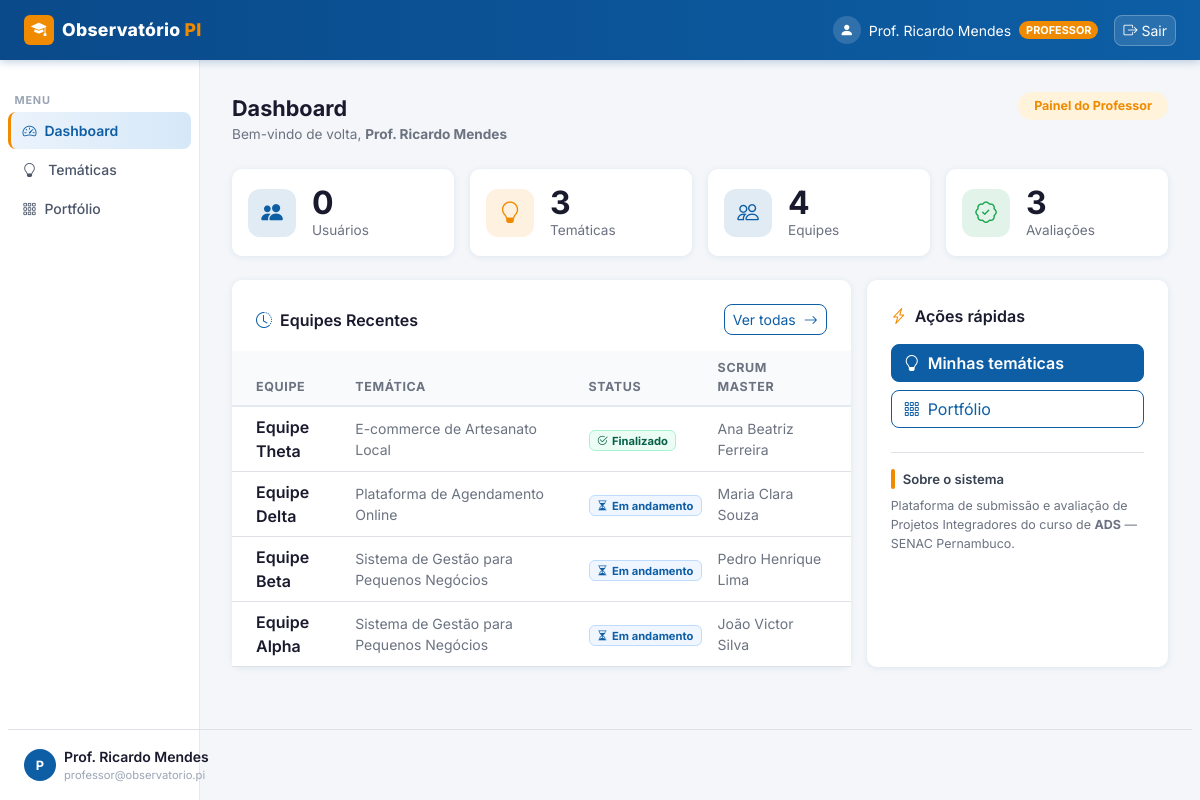
The app's page /dashboard (signed in) with its own data.
### observatorio_pi/app/models/user.py (models this page shows)
class User(Base):
    __tablename__ = "users"
    id           = Column(Integer, primary_key=True, index=True)
    nome         = Column(String, nullable=False)
    email        = Column(String, unique=True, index=True, nullable=False)
    senha_hash   = Column(String, nullable=False)
    tipo         = Column(String, default="ALUNO", nullable=False)
    ativo        = Column(Boolean, default=True, nullable=False)
    bio          = Column(Text, default="")          # apresentação pessoal
    linkedin     = Column(String, default="")        # URL LinkedIn
    github       = Column(String, default="")        # URL GitHub
    portfolio_url= Column(String, default="")        # site/portfolio pessoal
    area_interesse = Column(String, default="")      # ex: "Backend, IA, Mobile"
    cidade       = Column(String, default="")        # localização
    telefone     = Column(String, default="")        # contato para empresas

### observatorio_pi/app/models/project.py (models this page shows)
class Equipe(Base):
    __tablename__ = "equipes"
    id              = Column(Integer, primary_key=True, index=True)
    nome            = Column(String, nullable=False)          # ex: "Equipe Alpha"
    tematica_id     = Column(Integer, ForeignKey("tematicas.id"), nullable=False)
    scrum_master_id = Column(Integer, ForeignKey("users.id"), nullable=True)  # aluno líder
    status          = Column(String, default="EM_ANDAMENTO")  # EM_ANDAMENTO, FINALIZADO
    criado_em       = Column(DateTime, default=lambda: datetime.now(timezone.utc))
    tematica        = relationship("Tematica", back_populates="equipes")
    scrum_master    = relationship("User", foreign_keys=[scrum_master_id])
    membros         = relationship("EquipeMembro", back_populates="equipe", cascade="all, delete-orphan")
    entregas        = relationship("EntregaProjeto", back_populates="equipe", cascade="all, delete-orphan")
    avaliacoes      = relationship("Avaliacao", back_populates="equipe", cascade="all, delete-orphan")

class Tematica(Base):
    __tablename__ = "tematicas"
    id              = Column(Integer, primary_key=True, index=True)
    titulo          = Column(String, nullable=False)
    descricao       = Column(Text, default="")
    turma_id        = Column(Integer, ForeignKey("turmas.id"), nullable=False)
    professor_id    = Column(Integer, ForeignKey("users.id"), nullable=True)   # professor responsável
    status          = Column(String, default="ABERTA")  # ABERTA, EM_ANDAMENTO, CONCLUIDA
    criado_em       = Column(DateTime, default=lambda: datetime.now(timezone.utc))
    atualizado_em   = Column(DateTime, default=lambda: datetime.now(timezone.utc))
    turma           = relationship("Turma", back_populates="tematicas")
    professor       = relationship("User", foreign_keys=[professor_id])
    equipes         = relationship("Equipe", back_populates="tematica", cascade="all, delete-orphan")

### observatorio_pi/app/main.py (the view)
@app.get("/dashboard", response_class=HTMLResponse)
def dashboard(request: Request, db: Session = Depends(get_db)):
    usuario = get_usuario_logado(request, db)
    if not usuario:
        return RedirectResponse(url="/", status_code=303)
    ctx = {"request": request, "usuario": usuario, "active_page": "dashboard",
           "total_usuarios": 0, "total_tematicas": 0, "total_equipes": 0,
           "total_avaliadas": 0, "equipes_recentes": []}
    if usuario.tipo in ("ADMIN", "COORDENADOR"):
        ctx["total_usuarios"]  = db.query(User).count()
        ctx["total_tematicas"] = db.query(Tematica).count()
        ctx["total_equipes"]   = db.query(Equipe).count()
        ctx["total_avaliadas"] = db.query(Avaliacao).count()
        ctx["equipes_recentes"] = db.query(Equipe).order_by(Equipe.criado_em.desc()).limit(5).all()
    elif usuario.tipo == "PROFESSOR":
        tematica_ids = [t.id for t in db.query(Tematica).filter(Tematica.professor_id == usuario.id).all()]
        ctx["total_tematicas"] = len(tematica_ids)
        ctx["total_equipes"]   = db.query(Equipe).filter(Equipe.tematica_id.in_(tematica_ids)).count() if tematica_ids else 0
        ctx["total_avaliadas"] = db.query(Avaliacao).filter(Avaliacao.professor_id == usuario.id).count()
        ctx["equipes_recentes"] = (
            db.query(Equipe).filter(Equipe.tematica_id.in_(tematica_ids))
            .order_by(Equipe.criado_em.desc()).limit(5).all()
        ) if tematica_ids else []
    elif usuario.tipo == "ALUNO":
        equipes = _equipes_do_aluno(db, usuario.id)
        ctx["total_equipes"]   = len(equipes)
        ctx["total_tematicas"] = len(set(e.tematica_id for e in equipes))
        ctx["equipes_recentes"] = equipes[:5]
    elif usuario.tipo == "EMPRESA":
        ctx["total_tematicas"] = db.query(Tematica).count()
        ctx["total_equipes"]   = db.query(Equipe).count()
    return templates.TemplateResponse("dashboard.html", ctx)

### observatorio_pi/app/templates/dashboard.html (shortened to what this page needs)
{% extends "base_auth.html" %}
{% block content %}
<div class="d-flex justify-content-between align-items-start mb-4">
    <div>
        <div class="page-title">Dashboard</div>
        <div class="page-subtitle">Bem-vindo de volta, <strong>{{ usuario.nome }}</strong></div>
    </div>
    <span class="badge rounded-pill px-3 py-2" style="background:var(--senac-orange-light);color:var(--senac-orange);font-weight:700;font-size:.78rem;">
        {% if usuario.tipo == 'ALUNO' %}Painel do Aluno
        {% elif usuario.tipo == 'PROFESSOR' %}Painel do Professor
        {% elif usuario.tipo in ('ADMIN','COORDENADOR') %}Painel Administrativo
        {% else %}Painel da Empresa{% endif %}
    </span>
</div>
<div class="row g-3 mb-4">
    {% if usuario.tipo in ('ADMIN','COORDENADOR','PROFESSOR') %}
    <div class="col-sm-6 col-xl-3">
        <div class="card p-3 h-100">
            <div class="d-flex align-items-center gap-3">
                <div class="stat-card-icon blue"><i class="bi bi-people-fill"></i></div>
                <div><div class="fs-2 fw-bold" style="color:#1a1a2e;line-height:1.1;">{{ total_usuarios }}</div><div class="page-subtitle">Usuários</div></div>
            </div>
        </div>
    </div>
    {% endif %}
    <div class="col-sm-6 col-xl-3">
        <div class="card p-3 h-100">
            <div class="d-flex align-items-center gap-3">
                <div class="stat-card-icon orange"><i class="bi bi-lightbulb"></i></div>
                <div><div class="fs-2 fw-bold" style="color:#1a1a2e;line-height:1.1;">{{ total_tematicas }}</div><div class="page-subtitle">Temáticas</div></div>
            </div>
        </div>
    </div>
    <div class="col-sm-6 col-xl-3">
        <div class="card p-3 h-100">
            <div class="d-flex align-items-center gap-3">
                <div class="stat-card-icon blue"><i class="bi bi-people"></i></div>
                <div><div class="fs-2 fw-bold" style="color:#1a1a2e;line-height:1.1;">{{ total_equipes }}</div><div class="page-subtitle">Equipes</div></div>
            </div>
        </div>
    </div>
    <div class="col-sm-6 col-xl-3">
        <div class="card p-3 h-100">
            <div class="d-flex align-items-center gap-3">
                <div class="stat-card-icon green"><i class="bi bi-patch-check"></i></div>
                <div><div class="fs-2 fw-bold" style="color:#1a1a2e;line-height:1.1;">{{ total_avaliadas }}</div><div class="page-subtitle">Avaliações</div></div>
            </div>
        </div>
    </div>
</div>
<div class="row g-3">
    <div class="col-lg-8">
        <div class="card h-100">
            <div class="d-flex justify-content-between align-items-center px-4 pt-4 pb-3">
                <div class="fw-semibold" style="color:#1a1a2e;"><i class="bi bi-clock-history me-2" style="color:var(--senac-blue);"></i>Equipes Recentes</div>
                <a href="/tematicas" class="btn btn-outline-primary btn-sm" style="border-radius:8px;">Ver todas <i class="bi bi-arrow-right ms-1"></i></a>
            </div>
            {% if equipes_recentes %}
            <div class="table-responsive">
                <table class="table table-hover align-middle mb-0">
                    <thead><tr><th class="ps-4">Equipe</th><th>Temática</th><th>Status</th><th class="pe-4">Scrum Master</th></tr></thead>
                    <tbody>
                        {% for eq in equipes_recentes %}
                        <tr style="cursor:pointer;" onclick="window.location='/equipes/{{ eq.id }}'">
                            <td class="ps-4 fw-semibold" style="color:#1a1a2e;">{{ eq.nome }}</td>
                            <td class="small" style="color:#6b7280;">{{ eq.tematica.titulo[:40] if eq.tematica else '—' }}</td>
                            <td>
                                {% if eq.status == 'FINALIZADO' %}
                                <span class="badge" style="background:#ecfdf5;color:#065f46;border:1px solid #a7f3d0;font-size:.7rem;"><i class="bi bi-check2-circle me-1"></i>Finalizado</span>
                                {% else %}
                                <span class="badge" style="background:#eff6ff;color:var(--senac-blue);border:1px solid #bfdbfe;font-size:.7rem;"><i class="bi bi-hourglass-split me-1"></i>Em andamento</span>
                                {% endif %}
                            </td>
                            <td class="pe-4 small" style="color:#6b7280;">{{ eq.scrum_master.nome if eq.scrum_master else '—' }}</td>
                        </tr>
                        {% endfor %}
                    </tbody>
                </table>
            </div>
            {% else %}
            <div class="text-center py-5" style="color:#9aa5b4;"><i class="bi bi-people fs-2 d-block mb-2"></i>Nenhuma equipe ainda.</div>
            {% endif %}
        </div>
    </div>
    <div class="col-lg-4">
        <div class="card h-100 p-4">
            <div class="fw-semibold mb-3" style="color:#1a1a2e;"><i class="bi bi-lightning-charge me-2" style="color:var(--senac-orange);"></i>Ações rápidas</div>
            <div class="d-flex flex-column gap-2">
                {% if usuario.tipo == 'ALUNO' %}
                <a href="/tematicas" class="btn btn-primary text-start" style="border-radius:8px;"><i class="bi bi-lightbulb me-2"></i>Minhas temáticas</a>
                <a href="/portfolio" class="btn btn-outline-primary text-start" style="border-radius:8px;"><i class="bi bi-grid-3x3-gap me-2"></i>Portfólio</a>
                {% elif usuario.tipo == 'PROFESSOR' %}
                <a href="/tematicas" class="btn btn-primary text-start" style="border-radius:8px;"><i class="bi bi-lightbulb me-2"></i>Minhas temáticas</a>
                <a href="/portfolio" class="btn btn-outline-primary text-start" style="border-radius:8px;"><i class="bi bi-grid-3x3-gap me-2"></i>Portfólio</a>
                {% elif usuario.tipo == 'EMPRESA' %}
                <a href="/portfolio" class="btn btn-primary text-start" style="border-radius:8px;"><i class="bi bi-grid-3x3-gap me-2"></i>Explorar portfólio</a>
                {% endif %}
            </div>
            <div class="mt-4 pt-3 border-top">
                <div class="d-flex align-items-center gap-2 mb-2">
                    <div style="width:4px;height:20px;background:var(--senac-orange);border-radius:2px;"></div>
                    <span class="fw-semibold" style="font-size:.82rem;color:#374151;">Sobre o sistema</span>
                </div>
                <p style="font-size:.78rem;color:#6b7280;margin:0;">Plataforma de submissão e avaliação de Projetos Integradores do curso de <strong>ADS</strong> — SENAC Pernambuco.</p>
            </div>
        </div>
    </div>
</div>
{% endblock %}

### observatorio_pi/app/templates/base_auth.html (shortened to what this page needs)
{% extends "base.html" %}
{% block body %}
<nav class="navbar navbar-senac navbar-expand-lg">
    <div class="container-fluid px-4">
        <a class="navbar-brand d-flex align-items-center gap-2" href="/dashboard">
            <div style="background:var(--senac-orange);border-radius:6px;width:30px;height:30px;display:flex;align-items:center;justify-content:center;">
                <i class="bi bi-mortarboard-fill text-white" style="font-size:.95rem;"></i>
            </div>
            <span>Observatório <span class="brand-dot">PI</span></span>
        </a>
        <div class="ms-auto d-flex align-items-center gap-3">
            <span class="text-white-50 small d-none d-sm-flex align-items-center gap-2">
                <span style="width:28px;height:28px;background:rgba(255,255,255,.15);border-radius:50%;display:flex;align-items:center;justify-content:center;">
                    <i class="bi bi-person-fill text-white"></i>
                </span>
                <span class="text-white">{{ usuario.nome }}</span>
                <span class="badge rounded-pill" style="background:var(--senac-orange);font-size:.68rem;font-weight:700;">{{ usuario.tipo }}</span>
            </span>
            <a href="/logout" class="btn btn-sm d-flex align-items-center gap-1"
               style="background:rgba(255,255,255,.12);color:#fff;border:1px solid rgba(255,255,255,.25);border-radius:8px;">
                <i class="bi bi-box-arrow-right"></i><span class="d-none d-sm-inline">Sair</span>
            </a>
        </div>
    </div>
</nav>
<div class="container-fluid g-0">
    <div class="row g-0">
        <nav class="col-md-2 d-none d-md-block sidebar">
            <div class="sidebar-section-label">Menu</div>
            <ul class="nav flex-column px-2">
                <li class="nav-item">
                    <a class="nav-link {% if active_page == 'dashboard' %}active{% endif %}" href="/dashboard">
                        <i class="bi bi-speedometer2 me-2"></i>Dashboard
                    </a>
                </li>
                <li class="nav-item">
                    <a class="nav-link {% if active_page == 'tematicas' %}active{% endif %}" href="/tematicas">
                        <i class="bi bi-lightbulb me-2"></i>
                        {% if usuario.tipo == 'ALUNO' %}Minhas Temáticas{% else %}Temáticas{% endif %}
                    </a>
                </li>
                <li class="nav-item">
                    <a class="nav-link {% if active_page == 'portfolio' %}active{% endif %}" href="/portfolio">
                        <i class="bi bi-grid-3x3-gap me-2"></i>Portfólio
                    </a>
                </li>
            </ul>
            <div class="px-3 pt-3 border-top mx-2" style="position:absolute;bottom:1rem;left:0;right:0;">
                <div class="d-flex align-items-center gap-2">
                    <div class="rounded-circle d-flex align-items-center justify-content-center flex-shrink-0"
                         style="width:32px;height:32px;background:var(--senac-blue);color:#fff;font-size:.8rem;font-weight:700;">
                        {{ usuario.nome[0].upper() }}
                    </div>
                    <div style="min-width:0;">
                        <div class="small fw-semibold text-truncate" style="color:#1a1a2e;">{{ usuario.nome }}</div>
                        <div class="text-truncate" style="font-size:.7rem;color:#9aa5b4;">{{ usuario.email }}</div>
                    </div>
                </div>
            </div>
        </nav>
        <main class="col-md-10 main-content" style="min-height:calc(100vh - 60px);">
            {% block content %}{% endblock %}
        </main>
    </div>
</div>
{% endblock %}

### observatorio_pi/app/templates/base.html (shortened to what this page needs)
<!DOCTYPE html>
<html lang="pt-BR">
<head>
    <link href="https://cdn.jsdelivr.net/npm/bootstrap@5.3.2/dist/css/bootstrap.min.css" rel="stylesheet">
    <link href="https://cdn.jsdelivr.net/npm/bootstrap-icons@1.11.3/font/bootstrap-icons.min.css" rel="stylesheet">
</head>
<body>
{% block body %}{% endblock %}
</body>
</html>

### records on screen
User: nome "Prof. Ricardo Mendes", tipo "PROFESSOR", nome "P", email "professor@observatorio.pi"
Equipe: nome "Equipe Theta", tematica "E-commerce de Artesanato Local", status "FINALIZADO" (drawn), scrum_master "Ana Beatriz Ferreira"
Equipe: nome "Equipe Delta", tematica "Plataforma de Agendamento Online", status "EM_ANDAMENTO" (drawn), scrum_master "Maria Clara Souza"
Equipe: nome "Equipe Beta", tematica "Sistema de Gestão para Pequenos Negócios", status "EM_ANDAMENTO" (drawn), scrum_master "Pedro Henrique Lima"
Equipe: nome "Equipe Alpha", tematica "Sistema de Gestão para Pequenos Negócios", status "EM_ANDAMENTO" (drawn), scrum_master "João Victor Silva"

### other values on screen
{{ total_usuarios }} "0"
{{ total_tematicas }} "3"
{{ total_equipes }} "4"
{{ total_avaliadas }} "3"
